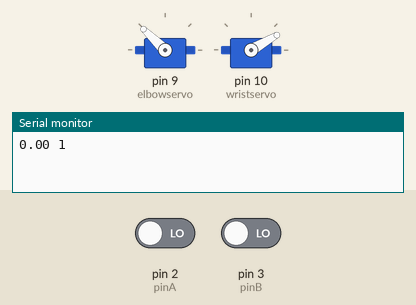
The sketch below on a simulated Arduino Uno, built with avr-gcc and run on an emulated ATmega328P. On the bench: 2 × servo, the last lines printed to the serial monitor. Inputs (shaded band) come from the test bench; at power-on: pin 2 (pinA) LOW, pin 3 (pinB) LOW. Random numbers use the default seed unless the sketch sets one.

Above: at 0.46 s.
At 10.39 s:
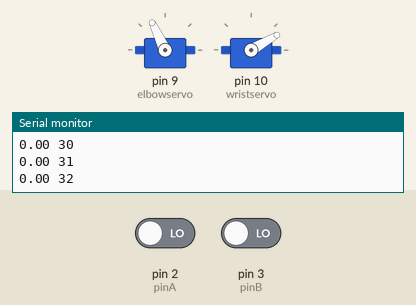
At 20.54 s:
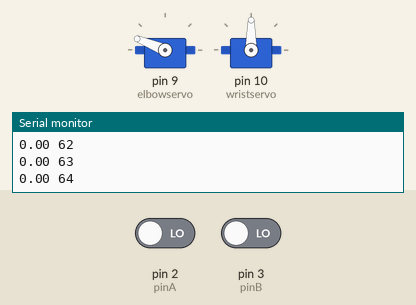
At 39.54 s:
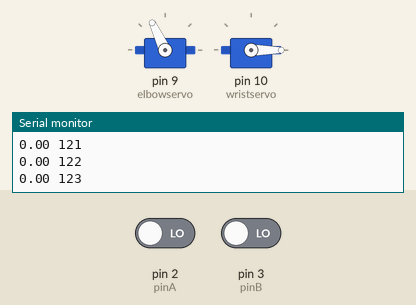
Timing chart, 0 to 40.0 s (numbered marks = the images above):
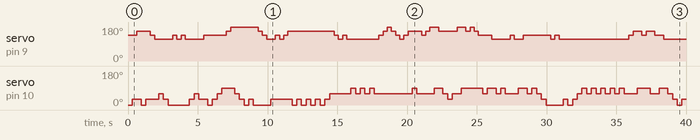

The sketch:

two_dof.ino
```cpp
#include <Servo.h>

static int pinA = 2; // Our first hardware interrupt pin for the encoder is digital pin 2
static int pinB = 3; // Our second hardware interrupt pin for the encoder is digital pin 3
volatile byte aFlag = 0; // let's us know when we're expecting a rising edge on pinA to signal that the encoder has arrived at a detent
volatile byte bFlag = 0; // let's us know when we're expecting a rising edge on pinB to signal that the encoder has arrived at a detent (opposite direction to when aFlag is set)
volatile int encoderPos = 0; //this variable stores our current value of encoder position. Change to int or uin16_t instead of byte if you want to record a larger range than 0-255
volatile byte readingA = 0; //somewhere to store the direct values we read from our interrupt pins before checking to see if we have moved a whole detent
volatile byte readingB = 0;
float gamma = 0.85;
float alpha = 0.1;
float epsilon;

Servo elbowservo;
Servo wristservo;

//Servo1 parameters
//This servo moves up with increased angle
const int numTheta1States = 4;
float theta1InitialAngle = 0.0;
float theta1Max = 90.0;                          //Can't exceed 110 or else arm will hit bar   //Need theta1Max and theta1Min between 0 and 180
float theta1Min = 0.0;
float deltaTheta1 = (theta1Max - theta1Min)/(float(numTheta1States)-1.0);    //The change in servo1's angle when an action is performed on it
int s1 = int((theta1InitialAngle - theta1Min)/deltaTheta1);                  //This is an integer between zero and numTheta1States-1 used to index the state number of servo1
float delayTime1 = 4.5*deltaTheta1;                                 //The time in ms for the servo to move deltaTheta1

//Servo2 parameters
//This servo moves down with increased angle
const int numTheta2States = 4;
float theta2InitialAngle = 115.0;
float theta2Max = 180.0;                        //Need theta2Max and theta2Min between 0 and 180
float theta2Min = 115.0;
float deltaTheta2 = (theta2Max - theta2Min)/(float(numTheta2States)-1.0);    //The change in servo2's angle when an action is performed on it
int s2 = int((theta2InitialAngle - theta2Min)/deltaTheta2);                  //This is an integer between zero and numTheta2States-1 used to index the state number of servo2
float delayTime2 = 4.5*deltaTheta2;;

float finalAngle1;
float finalAngle2;

//Initialize Q to zeros
const int numStates = numTheta1States*numTheta2States;
const int numActions = 4;
float Q[numStates][numActions];

//Initialize the state number. The state number is calculated using the theta1 state number and
//the theta2 state number.  This is the row index of the state in the matrix Q. Starts indexing at 0.
int s = int(s1*numTheta2States + s2);
int sPrime = s;

//Initialize vars for getDeltaDistanceRolled()
float distanceNew = 0.0;
float distanceOld = 0.0;
float deltaDistance = 0.0;

//These get used in the main loop
float r = 0.0;
float lookAheadValue = 0.0;
float sample = 0.0;
int a = 0;

void setup() {
  Serial.begin(115200); // Open serial monitor at 115200 baud to see ping results.
  elbowservo.attach(9);
  wristservo.attach(10);
  pinMode(pinA, INPUT); // set pinA as an input, pulled HIGH to the logic voltage (5V or 3.3V for most cases)
  pinMode(pinB, INPUT); // set pinB as an input, pulled HIGH to the logic voltage (5V or 3.3V for most cases)
  attachInterrupt(0,PinA,RISING); // set an interrupt on PinA, looking for a rising edge signal and executing the "PinA" Interrupt Service Routine (below)
  attachInterrupt(1,PinB,RISING); // set an interrupt on PinB, looking for a rising edge signal and executing the "PinB" Interrupt Service Routine (below)
  wristservo.write(theta1InitialAngle);
  elbowservo.write(theta2InitialAngle);
}

void PinA(){
  cli(); //stop interrupts happening before we read pin values
  readingA = digitalRead(pinA); //read all eight pin values then strip away all but pinA and pinB's values
  readingB = digitalRead(pinB);
  if (readingA == HIGH && readingB == HIGH && aFlag) { //check that we have both pins at detent (HIGH) and that we are expecting detent on this pin's rising edge
    encoderPos --; //decrement the encoder's position count
    bFlag = 0; //reset flags for the next turn
    aFlag = 0; //reset flags for the next turn
  }
  else if (readingA == HIGH) bFlag = 1; //signal that we're expecting pinB to signal the transition to detent from free rotation
  sei(); //restart interrupts
}

void PinB(){
  cli(); //stop interrupts happening before we read pin values
  readingA = digitalRead(pinA); //read all eight pin values then strip away all but pinA and pinB's values
  readingB = digitalRead(pinB);
  if (readingA == HIGH && readingB == HIGH && bFlag) { //check that we have both pins at detent (HIGH) and that we are expecting detent on this pin's rising edge
    encoderPos ++; //increment the encoder's position count
    bFlag = 0; //reset flags for the next turn
    aFlag = 0; //reset flags for the next turn
  }
  else if (readingB == HIGH) aFlag = 1; //signal that we're expecting pinA to signal the transition to detent from free rotation
  sei(); //restart interrupts
}

//Returns an action 0, 1, 2, or 3
int getAction(){
  int action;
  float valMax = -10000000.0;
  float val;
  int aMax;
  float randVal;
  int allowedActions[4] = {-1, -1, -1, -1};  //-1 if action of the index takes you outside the state space.  +1 otherwise
  boolean randomActionFound = false;

  //find the optimal action.  Exclude actions that take you outside the allowed-state space.
  if((s1 + 1) != numTheta1States){
    allowedActions[0] = 1;
    val = Q[s][0];
    if(val > valMax){
      valMax = val;
      aMax = 0;
    }
  }
  if(s1 != 0){
    allowedActions[1] = 1;
    val = Q[s][1];
    if(val > valMax){
      valMax = val;
      aMax = 1;
    }
  }
  if((s2 + 1) != numTheta2States){
    allowedActions[2] = 1;
    val = Q[s][2];
    if(val > valMax){
      valMax = val;
      aMax = 2;
    }
  }
  if(s2 != 0){
    allowedActions[3] = 1;
    val = Q[s][3];
    if(val > valMax){
      valMax = val;
      aMax = 3;
    }
  }

  //implement epsilon greedy
  randVal = float(random(0,101));
  if(randVal < (1.0-epsilon)*100.0){    //choose the optimal action with probability 1-epsilon
    action = aMax;
  }else{
    while(!randomActionFound){
      action = int(random(0,4));        //otherwise pick an action between 0 and 3 randomly (inclusive), but don't use actions that take you outside the state-space
      if(allowedActions[action] == 1){
        randomActionFound = true;
      }
    }
  }

  return(action);
}

//Given a and the global(s) find the next state.  Also keep track of the individual joint indexes s1 and s2.
void setSPrime(int action){

  if (action == 0){
    //joint1++
    sPrime = s + numTheta2States;
    s1++;
  }else if (action == 1){
    //joint1--
    sPrime = s - numTheta2States;
    s1--;
  }else if (action == 2){
    //joint2++
    sPrime = s + 1;
    s2++;
  }else{
    //joint2--
    sPrime = s - 1;
    s2--;
  }
}

//Update the position of the servos (this is the physical state transition command)
void setPhysicalState(int action){


  if (action == 0){
    finalAngle1 = theta1InitialAngle + deltaTheta1;
    wristservo.write(finalAngle1);
    theta1InitialAngle = finalAngle1;
    delay(delayTime1);
  }else if (action == 1){
    finalAngle1 = theta1InitialAngle - deltaTheta1;
    wristservo.write(finalAngle1);
    theta1InitialAngle = finalAngle1;
    delay(delayTime1);
  }else if (action == 2){
    finalAngle2 = theta2InitialAngle + deltaTheta2;
    elbowservo.write(finalAngle2);
    theta2InitialAngle = finalAngle2;
    delay(delayTime2);
  }else{
    finalAngle2 = theta2InitialAngle - deltaTheta2;
    elbowservo.write(finalAngle2);
    theta2InitialAngle = finalAngle2;
    delay(delayTime2);
  }
}

//Get max over a' of Q(s',a'), but be careful not to look at actions which take the agent outside of the allowed state space
float getLookAhead(){
  float valMax = -100000.0;
  float val;

  if((s1 + 1) != numTheta1States){
    val = Q[sPrime][0];
    if(val > valMax){
      valMax = val;
    }
  }
  if(s1 != 0){
    val = Q[sPrime][1];
    if(val > valMax){
      valMax = val;
    }
  }
  if((s2 + 1) != numTheta2States){
    val = Q[sPrime][2];
    if(val > valMax){
      valMax = val;
    }
  }
  if(s2 != 0){
    val = Q[sPrime][3];
    if(val > valMax){
      valMax = val;
    }
  }

  return valMax;
}

const int rollDelay = 200;                   //allow time for the agent to roll after it sets its physical state
const float explorationMinutes = 1;        //the desired exploration time in minutes
const float explorationConst = (explorationMinutes*60.0)/((float(rollDelay))/1000.0);  //this is the approximate exploration time in units of number of times through the loop

int t = 0;
void loop(){
  t++;
  epsilon = exp(-float(t)/explorationConst);
  a = getAction();           //a is beween 0 and 3
  setSPrime(a);              //this also updates s1 and s2.
  encoderPos = 0;
  setPhysicalState(a);
  delay(rollDelay);                      //put a delay after the physical action occurs so the agent has time to move/roll before measuring the new position (before calling getDeltaDistanceRolled)
  r = encoderPos;
  if(r > 0)
    r = exp(r);
  else

  Serial.print(r);
  Serial.print(" ");
  Serial.println(t);
  lookAheadValue = getLookAhead();
  sample = r + gamma*lookAheadValue;
  Q[s][a] = Q[s][a] + alpha*(sample - Q[s][a]);
  s = sPrime;
}
```

Measured:
- by itself, servo on pin 10 (wristservo): 0° → 30° at 0.30 s, → 0° 0.63 s later, → 30° 0.34 s later, → 60° 0.93 s later, … (73 changes in this stretch)
- by itself, servo on pin 9 (elbowservo): 136° → 158° at 0.64 s, → 136° 0.97 s later, → 115° 0.30 s later, → 136° 1.3 s later, … (51 changes in this stretch)
